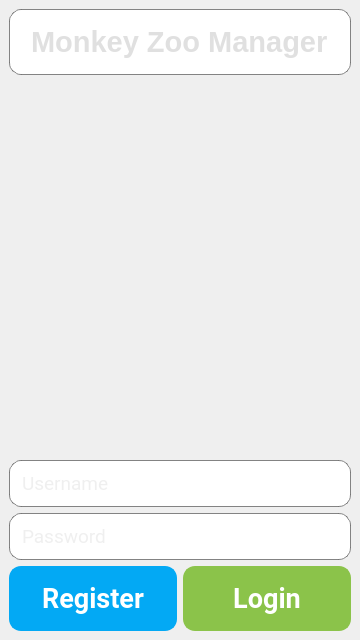
<?xml version="1.0" encoding="UTF-8"?>
<ui version="4.0">
 <class>LoginForm</class>
 <widget class="QMainWindow" name="LoginForm">
  <property name="geometry">
   <rect>
    <x>0</x>
    <y>0</y>
    <width>360</width>
    <height>640</height>
   </rect>
  </property>
  <property name="minimumSize">
   <size>
    <width>360</width>
    <height>640</height>
   </size>
  </property>
  <property name="windowTitle">
   <string>Login</string>
  </property>
  <property name="styleSheet">
   <string notr="true">#Login {
background: qlineargradient(spread:pad, x1:0, y1:0, x2:0, y2:1, stop:0 rgba(40, 40, 40, 255), stop:1 rgba(20, 20, 20, 255));
}
</string>
  </property>
  <widget class="QWidget" name="centralwidget">
   <layout class="QVBoxLayout" name="mainLayout">
    <item>
     <widget class="QLineEdit" name="EnterTitle">
      <property name="font">
       <font>
        <family>Segoe UI</family>
        <pointsize>22</pointsize>
        <bold>true</bold>
       </font>
      </property>
      <property name="styleSheet">
       <string notr="true">QLineEdit {
background: qlineargradient(x1: 0, y1: 0, x2: 0, y2: 1,
                            stop: 0 rgba(50, 50, 50, 255),
                            stop: 1 rgba(30, 30, 30, 255));
color: #E0E0E0;
border-radius: 12px;
border: 1px solid rgba(100, 100, 100, 200);
padding: 14px;
font-weight: bold;
}
</string>
      </property>
      <property name="text">
       <string>Monkey Zoo Manager</string>
      </property>
      <property name="alignment">
       <set>Qt::AlignmentFlag::AlignCenter</set>
      </property>
      <property name="dragEnabled">
       <bool>false</bool>
      </property>
      <property name="readOnly">
       <bool>true</bool>
      </property>
     </widget>
    </item>
    <item>
     <widget class="QLabel" name="labelLogo">
      <property name="minimumSize">
       <size>
        <width>200</width>
        <height>200</height>
       </size>
      </property>
      <property name="pixmap">
       <pixmap>MonkeyZooManager/qt/images/login.png</pixmap>
      </property>
      <property name="scaledContents">
       <bool>true</bool>
      </property>
      <property name="alignment">
       <set>Qt::AlignmentFlag::AlignCenter</set>
      </property>
     </widget>
    </item>
    <item>
     <widget class="QLineEdit" name="lineEditUsername">
      <property name="font">
       <font>
        <family>Roboto</family>
        <pointsize>14</pointsize>
       </font>
      </property>
      <property name="styleSheet">
       <string notr="true">QLineEdit {
background: qlineargradient(x1: 0, y1: 0, x2: 0, y2: 1,
                            stop: 0 rgba(50, 50, 50, 255),
                            stop: 1 rgba(30, 30, 30, 255));
color: #E0E0E0;
border-radius: 12px;
border: 1px solid rgba(100, 100, 100, 200);
padding: 10px;
}
</string>
      </property>
      <property name="placeholderText">
       <string>Username</string>
      </property>
     </widget>
    </item>
    <item>
     <widget class="QLineEdit" name="lineEditPassword">
      <property name="font">
       <font>
        <family>Roboto</family>
        <pointsize>14</pointsize>
       </font>
      </property>
      <property name="styleSheet">
       <string notr="true">QLineEdit {
background: qlineargradient(x1: 0, y1: 0, x2: 0, y2: 1,
                            stop: 0 rgba(50, 50, 50, 255),
                            stop: 1 rgba(30, 30, 30, 255));
color: #E0E0E0;
border-radius: 12px;
border: 1px solid rgba(100, 100, 100, 200);
padding: 10px;
}
</string>
      </property>
      <property name="echoMode">
       <enum>QLineEdit::EchoMode::Password</enum>
      </property>
      <property name="placeholderText">
       <string>Password</string>
      </property>
     </widget>
    </item>
    <item>
     <layout class="QHBoxLayout" name="buttonLayout">
      <item>
       <widget class="QPushButton" name="pushButtonRegister">
        <property name="font">
         <font>
          <family>Roboto</family>
          <pointsize>20</pointsize>
          <bold>true</bold>
         </font>
        </property>
        <property name="styleSheet">
         <string notr="true">QPushButton {
background-color: #03A9F4;  /* Light Blue */
color: #ffffff;
border-radius: 12px;
border: 2px solid #03A9F4;
padding: 14px;
font-weight: bold;
box-shadow: 0 4px 8px rgba(0, 0, 0, 0.2), 0 0 5px rgba(255, 255, 255, 0.2); /* Shadow with border glow */
transition: background-color 0.3s, transform 0.3s, box-shadow 0.3s;
}

QPushButton:hover {
background-color: #039BE5;  /* Darker light blue on hover */
transform: scale(1.05);
box-shadow: 0 6px 12px rgba(0, 0, 0, 0.3), 0 0 7px rgba(255, 255, 255, 0.3); /* Enhanced shadow and glow on hover */
}

QPushButton:pressed {
background-color: #0288D1;  /* Even darker light blue on press */
transform: scale(0.95);
box-shadow: 0 2px 4px rgba(0, 0, 0, 0.2), 0 0 3px rgba(255, 255, 255, 0.2); /* Reduced shadow on press */
}
</string>
        </property>
        <property name="text">
         <string>Register</string>
        </property>
       </widget>
      </item>
      <item>
       <widget class="QPushButton" name="pushButtonLogin">
        <property name="font">
         <font>
          <family>Roboto</family>
          <pointsize>20</pointsize>
          <bold>true</bold>
         </font>
        </property>
        <property name="styleSheet">
         <string notr="true">QPushButton {
background-color: #8BC34A;  /* Light Green */
color: #ffffff;
border-radius: 12px;
border: 2px solid #8BC34A;
padding: 14px;
font-weight: bold;
box-shadow: 0 4px 8px rgba(0, 0, 0, 0.2), 0 0 5px rgba(255, 255, 255, 0.2); /* Shadow with border glow */
transition: background-color 0.3s, transform 0.3s, box-shadow 0.3s;
}

QPushButton:hover {
background-color: #7CB342;  /* Darker light green on hover */
transform: scale(1.05);
box-shadow: 0 6px 12px rgba(0, 0, 0, 0.3), 0 0 7px rgba(255, 255, 255, 0.3); /* Enhanced shadow and glow on hover */
}

QPushButton:pressed {
background-color: #689F38;  /* Even darker light green on press */
transform: scale(0.95);
box-shadow: 0 2px 4px rgba(0, 0, 0, 0.2), 0 0 3px rgba(255, 255, 255, 0.2); /* Reduced shadow on press */
}
</string>
        </property>
        <property name="text">
         <string>Login</string>
        </property>
       </widget>
      </item>
     </layout>
    </item>
   </layout>
  </widget>
 </widget>
 <connections/>
</ui>
